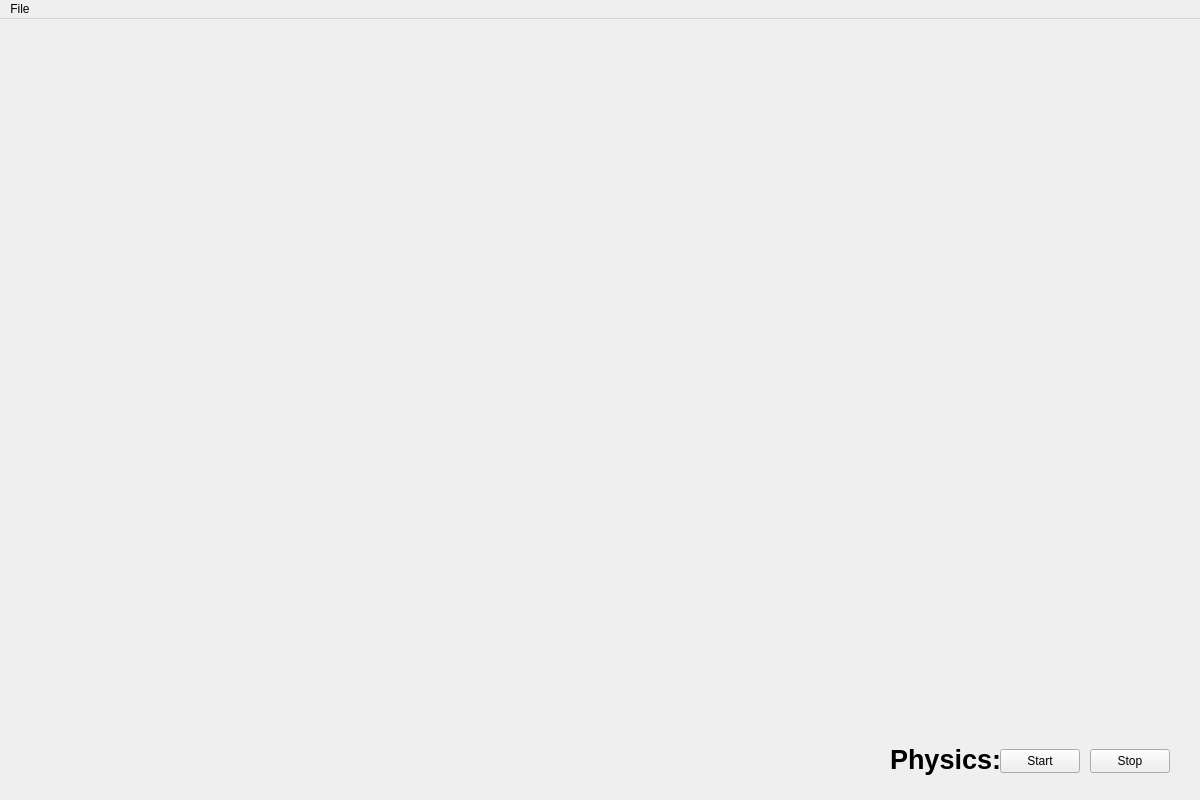
<?xml version="1.0" encoding="UTF-8"?>
<ui version="4.0">
 <class>Level1Window</class>
 <widget class="QMainWindow" name="Level1Window">
  <property name="geometry">
   <rect>
    <x>0</x>
    <y>0</y>
    <width>1200</width>
    <height>800</height>
   </rect>
  </property>
  <property name="minimumSize">
   <size>
    <width>1200</width>
    <height>800</height>
   </size>
  </property>
  <property name="maximumSize">
   <size>
    <width>1200</width>
    <height>800</height>
   </size>
  </property>
  <property name="windowTitle">
   <string>Level 1</string>
  </property>
  <widget class="QWidget" name="centralwidget">
   <widget class="QLabel" name="label">
    <property name="geometry">
     <rect>
      <x>890</x>
      <y>720</y>
      <width>111</width>
      <height>41</height>
     </rect>
    </property>
    <property name="font">
     <font>
      <pointsize>20</pointsize>
      <bold>true</bold>
     </font>
    </property>
    <property name="text">
     <string>Physics: </string>
    </property>
   </widget>
   <widget class="QPushButton" name="startSimBtn">
    <property name="geometry">
     <rect>
      <x>1000</x>
      <y>730</y>
      <width>80</width>
      <height>24</height>
     </rect>
    </property>
    <property name="text">
     <string>Start</string>
    </property>
   </widget>
   <widget class="QPushButton" name="stopSimBtn">
    <property name="geometry">
     <rect>
      <x>1090</x>
      <y>730</y>
      <width>80</width>
      <height>24</height>
     </rect>
    </property>
    <property name="text">
     <string>Stop</string>
    </property>
   </widget>
  </widget>
  <widget class="QMenuBar" name="menubar">
   <property name="geometry">
    <rect>
     <x>0</x>
     <y>0</y>
     <width>1200</width>
     <height>21</height>
    </rect>
   </property>
   <widget class="QMenu" name="menuSave">
    <property name="title">
     <string>File</string>
    </property>
    <addaction name="actionSave"/>
    <addaction name="actionLoad"/>
    <addaction name="actionExit"/>
   </widget>
   <addaction name="menuSave"/>
  </widget>
  <action name="actionSave">
   <property name="text">
    <string>Save</string>
   </property>
   <property name="shortcut">
    <string>Ctrl+S</string>
   </property>
  </action>
  <action name="actionLoad">
   <property name="text">
    <string>Load</string>
   </property>
   <property name="shortcut">
    <string>Ctrl+O</string>
   </property>
  </action>
  <action name="actionExit">
   <property name="text">
    <string>Exit</string>
   </property>
   <property name="shortcut">
    <string>Ctrl+Q</string>
   </property>
  </action>
 </widget>
 <resources/>
 <connections/>
</ui>
